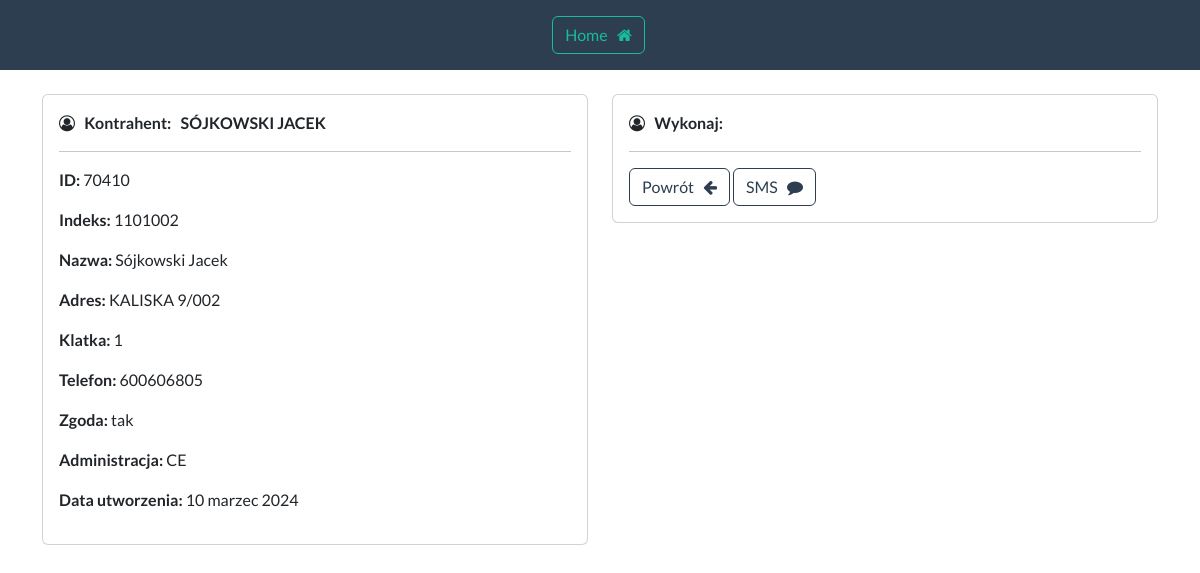
The app's page /sms/view/70410 (signed in) with its own data.
### telefony/models.py (models this page shows, shortened)
class Mieszkaniec(models.Model):
    data_utworzenia = models.CharField(max_length=15, blank=True)
    indeks = models.CharField(max_length=7, blank=True)
    nazwa = models.CharField(max_length=255, blank=True)
    adres = models.CharField(max_length=255, blank=True)
    klatka = models.CharField(max_length=2, blank=True)
    telefon = models.CharField(max_length=20, blank=True)
    telefon2 = models.CharField(max_length=20, blank=True)
    telefon3 = models.CharField(max_length=20, blank=True)
    symbol_budynku = models.CharField(max_length=4, blank=True)
    tak = "tak"
    nie = "nie"
    zgoda_wybor = [
        (tak, "tak"),
        (nie, "nie")
    ]
    zgoda = models.CharField(
        max_length=3,
        choices=zgoda_wybor,
        default=tak,
    )
    ce = "CE"
    nw = "NW"
    ns = "NS"
    administracja_wybor = [
        (ns, "NS"),
        (nw, "NW"),
        (ce, "CE")
    ]
    administracja = models.CharField(
        max_length=2,
        choices=administracja_wybor,
        default=ce,
    )
    content = models.TextField(max_length=160, blank=True, null=True)
    phone = models.TextField(blank=True, null=True)

### sms/views.py (the view)
# urls.py: path("view/<int:pk>", views.view_record_sms, name="sms-view"),
@login_required(login_url="login")
def view_record_sms(request, pk):
	all_records = Mieszkaniec.objects.get(id=pk)
	context = {"record": all_records}
	return render(request, "sms-view.html", context=context)

### sms/templates/sms-view.html (shortened to what this page needs)
{% extends 'base-sms.html' %}
{% block content %}
    <div class="row">
        <div class="col-sm-6 mb-3 mb-sm-0">
            <div class="card">
                <div class="card-body">
                    <i class="fa fa-user-circle-o" aria-hidden="true"></i> &nbsp;
                    <strong>
                        Kontrahent:&nbsp;&nbsp;&nbsp;{{ record.nazwa|upper }}
                    </strong>
                    <hr>
                    <p><strong> ID: </strong> {{ record.id }} </p>
                    <p><strong> Indeks: </strong> {{ record.indeks }} </p>
                    <p><strong> Nazwa: </strong> {{ record.nazwa }} </p>
                    <p><strong> Adres: </strong> {{ record.adres }} </p>
                    <p><strong> Klatka: </strong> {{ record.klatka }} </p>
                    <p><strong> Telefon: </strong> {{ record.telefon }} </p>
                    <p><strong> Zgoda: </strong> {{ record.zgoda }} </p>
                    <p><strong> Administracja: </strong> {{ record.administracja }} </p>
                    <p><strong> Data utworzenia: </strong> {{ record.data_utworzenia }} </p>
                </div>
            </div>
        </div>
        <div class="col-sm-6 mb-3 mb-sm-0">
            <div class="card">
                <div class="card-body">
                    <i class="fa fa-user-circle-o" aria-hidden="true"></i> &nbsp;
                    <strong>
                        Wykonaj:
                    </strong>
                    <hr>
                    <a href="{% url 'dashboard-sms-kontrahent' %}" class="btn btn-outline-primary"> Powrót &nbsp; <i
                            class="fa fa-arrow-left"></i> </a>
                    <a href="{% url 'sms-sms' record.id %}" class="btn btn-outline-primary"> SMS &nbsp; <i
                            class="fa fa-comment"></i> </a>
                </div>
            </div>
        </div>
        <br>
    </div>
{% endblock %}

### records on screen
Mieszkaniec: nazwa "SÓJKOWSKI JACEK", id "70410", indeks "1101002", nazwa "Sójkowski Jacek", adres "KALISKA 9/002", klatka "1", telefon "600606805", zgoda "tak", administracja "CE", data_utworzenia "10 marzec 2024"
